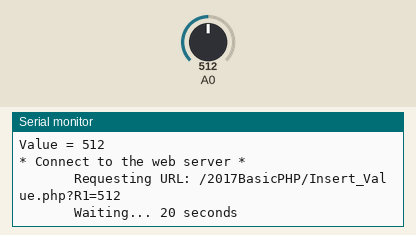
Simulated run of this sketch. Board: ESP8266 (NodeMCU). Shown: the last lines printed to the serial monitor. Inputs (shaded band) come from the test bench; at power-on: A0 = 512. WiFi joins after 1.5 s; servers stay silent unless stated.

Above: at 2.7 s.
2.8 s: A0 set to 716
At 2.87 s:
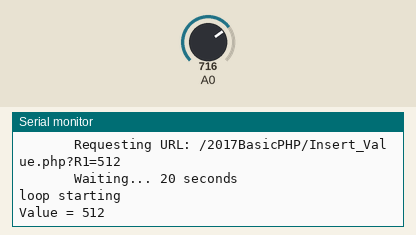
4.5 s: A0 set to 900
At 6.1 s:
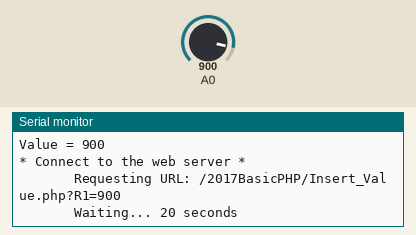
Timing chart, 0 to 7.6 s (numbered marks = the images above; inputs shaded):
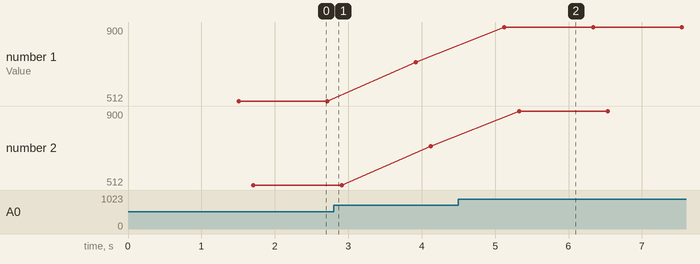

Measured:
- after the input at 4.5 s, the serial monitor: prints a new line after 0.63 s (image 2)
- plotted number 1: 512 → 716 after the input at 2.8 s, 716 → 900 after the input at 4.5 s
- plotted number 2: 512 → 716 after the input at 2.8 s, 716 → 900 after the input at 4.5 s

The sketch:

Send_Value.ino
```cpp
#include <ESP8266WiFi.h>

const char* ssid = "-XIV-5s"; //Change to your SSID
const char* password = "wp127001"; //Change to your PW
const char* host = "172.20.10.6"; //Change to your computer IP address
int value=0;
WiFiClient client;

void setup() {
 Serial.begin(115200);
 //delay(1000); //Waiting
 //Connect to the access point==============
 Serial.println("Begin a WiFi connnection");
 Serial.println();
 Serial.print("Connecting to ");
 Serial.println(ssid);

 WiFi.mode(WIFI_STA);
 WiFi.begin(ssid, password);

 while (WiFi.status() != WL_CONNECTED) {
    delay(500);
    Serial.print(".");
  }
  Serial.println();
  Serial.print("Connected, IP address: ");
  Serial.println(WiFi.localIP());
 //Serial.println("Done");


 //(= _ =)/
 //delay(1000);
 //==========================================
}

void loop() {
 Serial.println("loop starting");
 WiFi.begin(ssid, password);

 // Read the value and show on Serial Monitor
 value = analogRead(A0);
 Serial.print("Value = ");
 Serial.println(value);

 // Create an url to send to the web server
 // This url includes the resistance value
 String url = "";
  url += "/2017BasicPHP/Insert_Value.php";
  url += "?R1=";
  url += value;
 //If you can connect to the web server
 if (client.connect(host, 80)) {
  Serial.println("* Connect to the web server *");
  Serial.print("       Requesting URL: ");
  Serial.println(url);

  // This will send the request to the server
  client.print(String("GET ") + url + " HTTP/1.1\r\n" +
               "Host: " + host + "\r\n" +
               "Connection: close\r\n\r\n\r");
  Serial.println("       Waiting... 20 seconds");
  } else {
    Serial.println("+++ Cannot connect to the web server +++");
  }

  client.stop();
  delay(1000); //every 20 seconds
}
```
